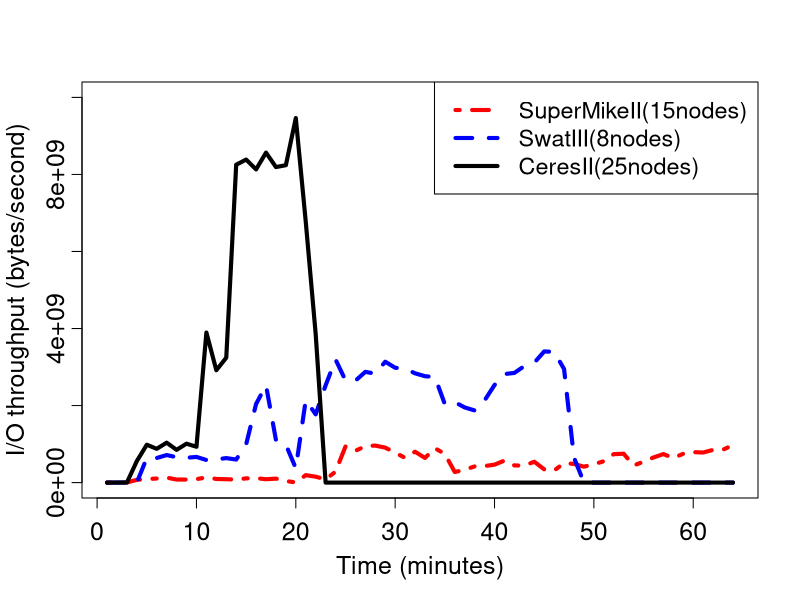

The R script that drew this image:
#Where the file is saved
pdf("/Users/arghyakusumdas/Documents/MyGitProjects/MyIeeeAccessPaper/IEEEtran/IEEEtran/Figures/SystemFigures/WordCountIO.pdf", family="Times")

#Read data from CSV
data <- read.csv(file="WordCountIO.csv",head=FALSE,sep=",")

x <- 1:length(data$V1)

lt <- c(4,2,1)

plot(x, data$V1, type='l', col='red', lwd=4, lty=lt[1], ann=F, xaxt='n', yaxt='n',ylim=c(0,10000000000))
lines(x, data$V2, col='blue', lwd=4, lty=lt[2])
lines(x, data$V3, col='black', lwd=4, lty=lt[3])
axis(1, cex.axis=1.5, padj=.35)
axis(2,cex.axis=1.5, padj=.35)
title(xlab="Time (minutes)", cex.lab=1.5)
title(ylab="I/O throughput (bytes/second)", cex.lab=1.5, mgp=c(2.7,1,1))

legend("topright", c("SuperMikeII(15nodes)", "SwatIII(8nodes)", "CeresII(25nodes)"), col=c("red","blue","black"), lwd=c(4,4), lty=lt, cex = 1.4)

dev.off()




#TeraSortIPS=default
#WordCountIPS=default
#BombusGrConsIPS=5000000000
#BombusGrSimpIPS=default


#TeraSortIO=10000000000
#WordCountIO=10000000000
#BombusGrConsIO=5000000000
#BombusGrSimpIO=2000000000
